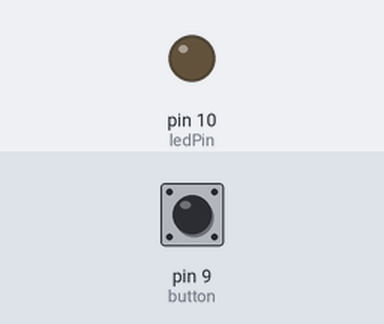
Simulated run of this sketch. Board: Arduino Uno, built with avr-gcc and run on an emulated ATmega328P. On the bench: output pins drawn as LEDs (lit = HIGH). The inputs (shaded band) are chosen by the test bench; at power-on: pin 9 (button) HIGH.

Above: at 1.2 s.
1.3 s: pin 9 (button) pulled LOW for 1 s
At 1.5 s:
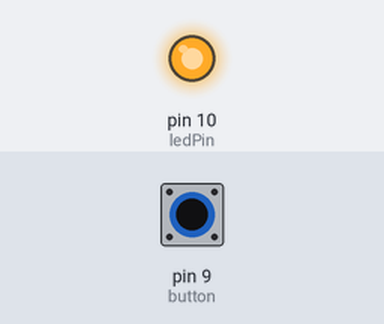
4.3 s: pin 9 (button) pulled LOW for 3.2 s
At 8.4 s:
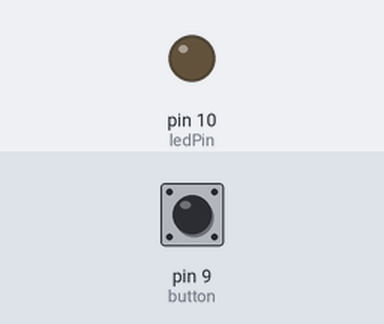
Timing chart, 0 to 9.9 s (numbered marks = the images above; inputs shaded):
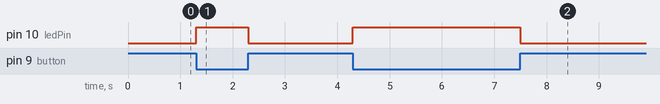

Measured:
- after the input at 1.3 s, pin 10 (ledPin): LOW → HIGH at once, → LOW 1.0 s later
- after the input at 4.3 s, pin 10 (ledPin): LOW → HIGH at once, → LOW 3.2 s later

The sketch:

MemoryGameTest2.ino
```cpp
//LED und Button Test
const int ledPin =  10;//12
const int button = 9;//11
int buttonState = 0;

void setup() {
  pinMode(ledPin, OUTPUT); // Setzt den Digitalpin 13 als Outputpin
  pinMode(button, INPUT);
  digitalWrite(button, HIGH);
}

void loop() {
  buttonState = digitalRead(button);

  if (buttonState == LOW)
  {
    digitalWrite(ledPin, HIGH);
    delay(200);
    digitalWrite(ledPin, LOW);
  }
}
```
